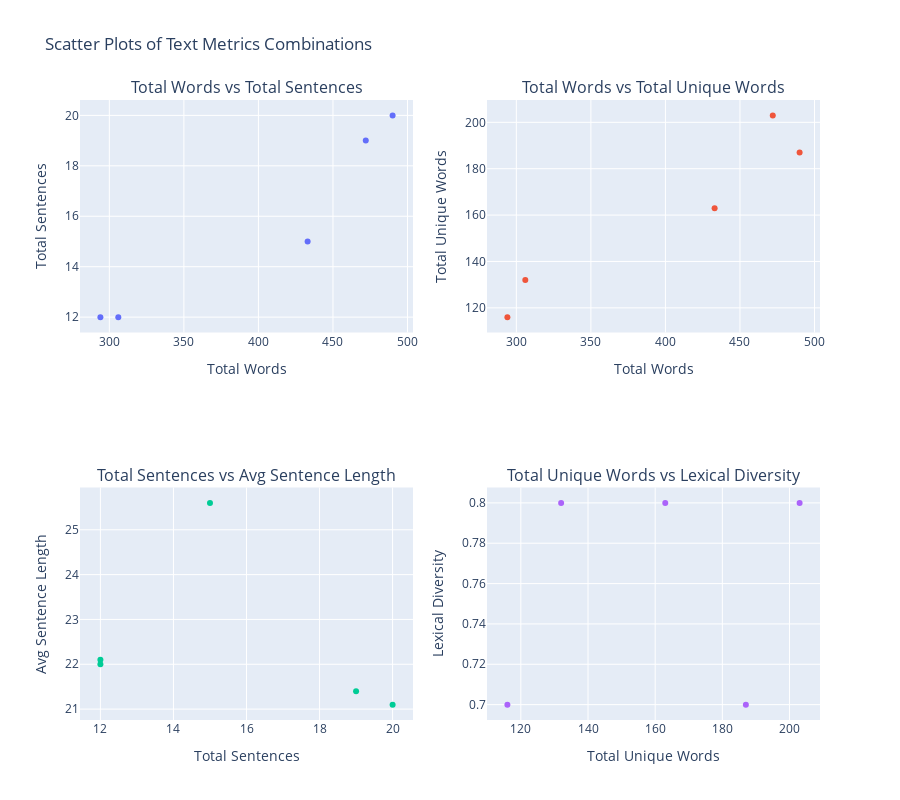

Notebook source saved alongside this figure:
### Markdown cell above
##### Text Description Scatter

### Code cell
# Define the combinations you want to plot
combinations_to_plot = [
    ("Total Words", "Total Sentences"),
    ("Total Words", "Total Unique Words"),
    ("Total Sentences", "Avg Sentence Length"),
    ("Total Unique Words", "Lexical Diversity")
]

params = {
    "combinations_to_plot": combinations_to_plot,
    "text_column": "input",
    "unwanted_tokens": {'s', 's\'', 'mr', 'ms', 'mrs', 'dr', '\'s', ' ', "''", 'dollar', 'us', '``'},
    "lang": "english"
}

text_description_scatter(df_summarization, params)

### Figure 1 — Plotly figure (JSON) as saved in the notebook; plotly's stock layout.template omitted (floating-point values rounded to 4 significant figures)
{"data": [{"mode": "markers", "showlegend": false, "type": "scatter", "x": [490, 433, 294, 472, 306], "xaxis": "x", "y": [20, 15, 12, 19, 12], "yaxis": "y"}, {"mode": "markers", "showlegend": false, "type": "scatter", "x": [490, 433, 294, 472, 306], "xaxis": "x2", "y": [187, 163, 116, 203, 132], "yaxis": "y2"}, {"mode": "markers", "showlegend": false, "type": "scatter", "x": [20, 15, 12, 19, 12], "xaxis": "x3", "y": [21.1, 25.6, 22, 21.4, 22.1], "yaxis": "y3"}, {"mode": "markers", "showlegend": false, "type": "scatter", "x": [187, 163, 116, 203, 132], "xaxis": "x4", "y": [0.7, 0.8, 0.7, 0.8, 0.8], "yaxis": "y4"}], "layout": {"annotations": [{"font": {"size": 16}, "showarrow": false, "text": "Total Words vs Total Sentences", "x": 0.225, "xanchor": "center", "xref": "paper", "y": 1, "yanchor": "bottom", "yref": "paper"}, {"font": {"size": 16}, "showarrow": false, "text": "Total Words vs Total Unique Words", "x": 0.775, "xanchor": "center", "xref": "paper", "y": 1, "yanchor": "bottom", "yref": "paper"}, {"font": {"size": 16}, "showarrow": false, "text": "Total Sentences vs Avg Sentence Length", "x": 0.225, "xanchor": "center", "xref": "paper", "y": 0.375, "yanchor": "bottom", "yref": "paper"}, {"font": {"size": 16}, "showarrow": false, "text": "Total Unique Words vs Lexical Diversity", "x": 0.775, "xanchor": "center", "xref": "paper", "y": 0.375, "yanchor": "bottom", "yref": "paper"}], "height": 800, "title": {"text": "Scatter Plots of Text Metrics Combinations"}, "xaxis": {"anchor": "y", "domain": [0, 0.45], "title": {"text": "Total Words"}}, "xaxis2": {"anchor": "y2", "domain": [0.55, 1], "title": {"text": "Total Words"}}, "xaxis3": {"anchor": "y3", "domain": [0, 0.45], "title": {"text": "Total Sentences"}}, "xaxis4": {"anchor": "y4", "domain": [0.55, 1], "title": {"text": "Total Unique Words"}}, "yaxis": {"anchor": "x", "domain": [0.625, 1], "title": {"text": "Total Sentences"}}, "yaxis2": {"anchor": "x2", "domain": [0.625, 1], "title": {"text": "Total Unique Words"}}, "yaxis3": {"anchor": "x3", "domain": [0, 0.375], "title": {"text": "Avg Sentence Length"}}, "yaxis4": {"anchor": "x4", "domain": [0, 0.375], "title": {"text": "Lexical Diversity"}}}}
